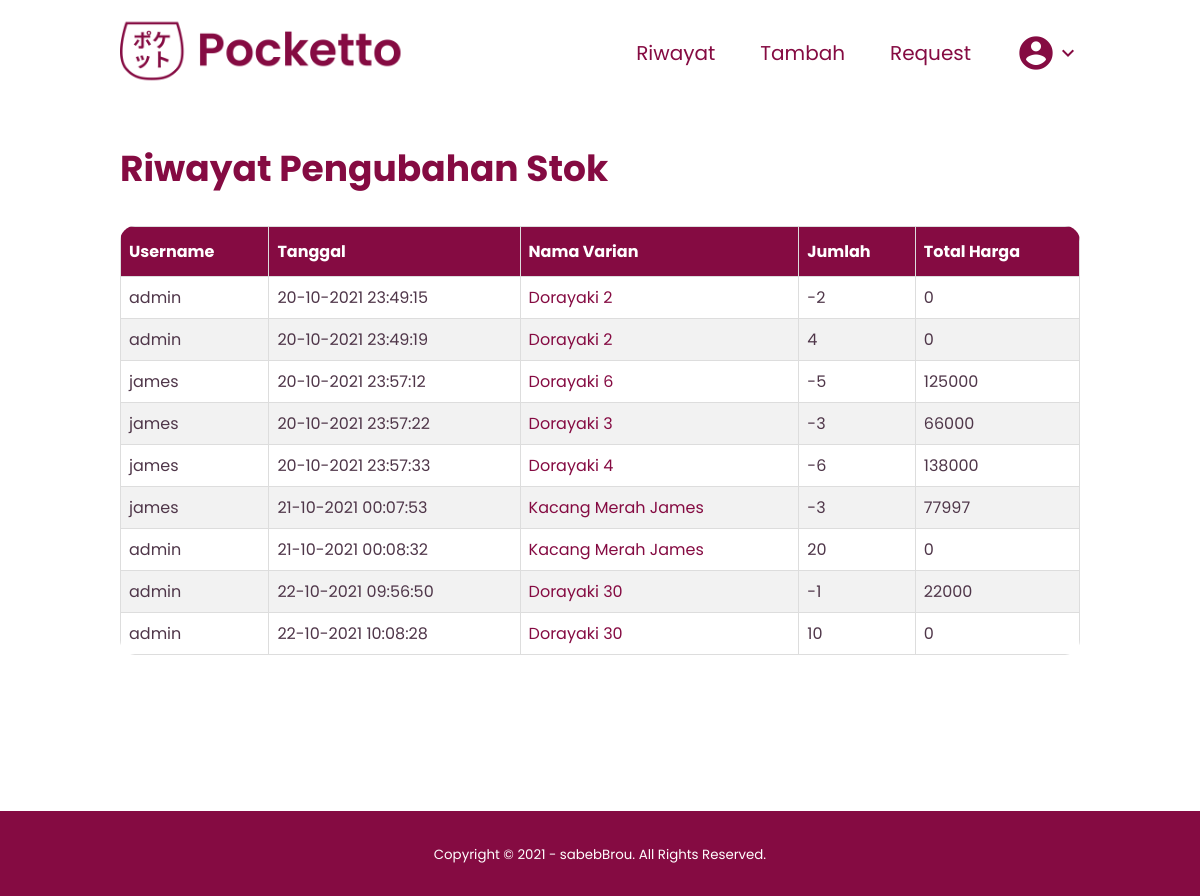
The app's page /pages/history.php (signed in) with its own data.
### tables this page shows
CREATE TABLE Riwayat (
username varchar (30),
tanggal text,
nama_varian varchar (255),
jumlah int,
total_harga int,
FOREIGN KEY(username) REFERENCES Users(username),
FOREIGN KEY(nama_varian) REFERENCES Dorayaki(nama)
);

### pages/history.php (the view, shortened to what this page needs)
<?php
$db = new MyDB();
$username = $_COOKIE['username'];
if ($_SESSION['is_admin']) {
	$result = $db->query("select * from riwayat");
} else {
	$result = $db->query("select * from riwayat where username='$username'");
}
$data= array();
while ($res= $result->fetchArray(1)){
  array_push($data, $res);
};
?>
<!DOCTYPE html>
<html lang="en">
	<head>
		<link rel="stylesheet" href="../css/history.css" />
	</head>
	<body>
		<?php
		include "intermediate/navbar.php";
		echo create_navbar();
	  ?>
		<div class="main-wrapper">
			<h1>Riwayat Pengubahan Stok</h1>
			<table>
				<thead>
					<tr>
						<th>Username</th>
						<th>Tanggal</th>
						<th>Nama Varian</th>
						<th>Jumlah</th>
						<th>Total Harga</th>
					</tr>
				</thead>
				<tbody>
				<?php foreach ($data as $row): ?>
					<tr>
						<td><?=$row["username"]?></td>
						<td><?=$row["tanggal"]?></td>
						<td><a href="detail_dorayaki.php?nama=<?= $row["nama_varian"]?>"><?=$row["nama_varian"]?></a></td>
						<td><?=$row["jumlah"]?></td>
						<td><?=$row["total_harga"]?></td>
					</tr>
				<?php endforeach; ?>
				</tbody>
			</table>
		</div>
		<footer>
			<small>Copyright © 2021 - sabebBrou. All Rights Reserved.</small>
		</footer>
  </body>
</html>

### css/history.css (style rules this page uses)
* { font-family: Poppins; box-sizing: border-box; color: #850b42; }
*, html, body { margin: 0; padding: 0; }
.main-wrapper { width: 80%; margin: auto; margin-top: 50px; margin-bottom: 150px; min-height: 65vh; }
h1 { font-weight: 700; font-size: 36px; }
table { margin-top: 30px; border-radius: 15px; overflow: hidden; border-collapse: collapse; width: 100%; }
td, th { border: 1px solid #ddd; padding: 8px; }
td { color: #4f3649; }
tr:nth-child(even) { background-color: #f2f2f2; }
th { padding-top: 12px; padding-bottom: 12px; text-align: left; background-color: #850b42; color: white; }
small { color: white; }

### css/style.css (style rules this page uses)
* { font-family: Poppins; }
a { text-decoration: none; }
footer { padding: 30px 0; background-color: #850b42; color: #fff; text-align: center; font-family: Poppins; }

### records on screen
riwayat: username "admin", tanggal "20-10-2021 23:49:15", nama_varian "Dorayaki 2", jumlah "-2", total_harga "0"
riwayat: username "admin", tanggal "20-10-2021 23:49:19", nama_varian "Dorayaki 2", jumlah "4", total_harga "0"
riwayat: username "james", tanggal "20-10-2021 23:57:12", nama_varian "Dorayaki 6", jumlah "-5", total_harga "125000"
riwayat: username "james", tanggal "20-10-2021 23:57:22", nama_varian "Dorayaki 3", jumlah "-3", total_harga "66000"
riwayat: username "james", tanggal "20-10-2021 23:57:33", nama_varian "Dorayaki 4", jumlah "-6", total_harga "138000"
riwayat: username "james", tanggal "21-10-2021 00:07:53", nama_varian "Kacang Merah James", jumlah "-3", total_harga "77997"
riwayat: username "admin", tanggal "21-10-2021 00:08:32", nama_varian "Kacang Merah James", jumlah "20", total_harga "0"
riwayat: username "admin", tanggal "22-10-2021 09:56:50", nama_varian "Dorayaki 30", jumlah "-1", total_harga "22000"
riwayat: username "admin", tanggal "22-10-2021 10:08:28", nama_varian "Dorayaki 30", jumlah "10", total_harga "0"
